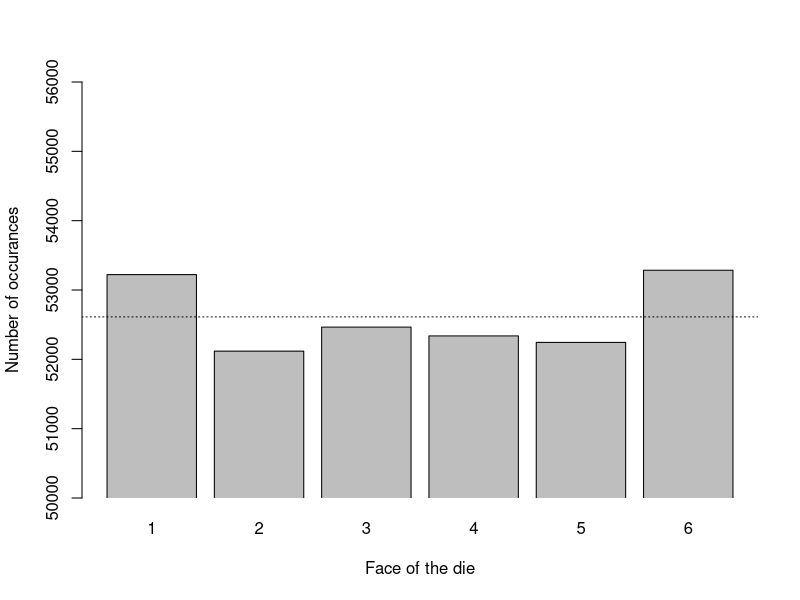
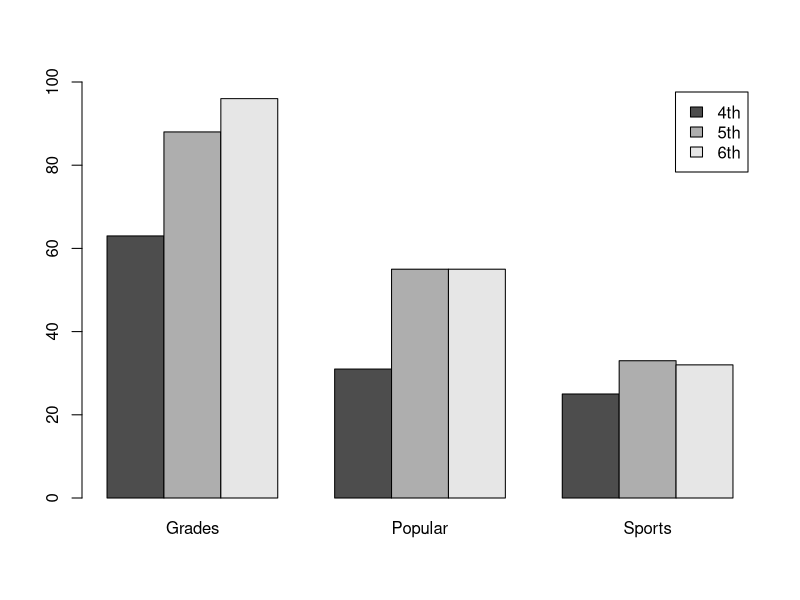

Here is the R script that generated these plots, in order:
## ---- chunk 1
dice_obs <- c(53222, 52118, 52465, 52338, 52244, 53285)
exp = 52612/315672
dice_exp <- c(exp, exp, exp, exp, exp, exp) 
## ---- chunk 2
chisq.test(dice_obs, p = dice_exp)
## ---- chunk 3
names(chisq.test(dice_obs, p = dice_exp))
dice_exp_values <- chisq.test(dice_obs, p = dice_exp)$expected
## ---- chunk 4
barplot(dice_obs, ylim = c(50000, 56000), xpd = FALSE, names=c(1:6), ylab="Number of occurances", xlab="Face of the die") 

abline(h = 52612, lty = 3)
## ---- chunk 5
popular <- matrix(c(63, 31, 25, 88, 55, 33, 96, 55, 32), byrow = TRUE, nrow = 3)
## ---- chunk 6
chisq.test(popular)
## ---- chunk 7
barplot(popular, beside = TRUE, names = c("Grades", "Popular", "Sports"), legend = c("4th", "5th", "6th"), ylim = c(0,100))
